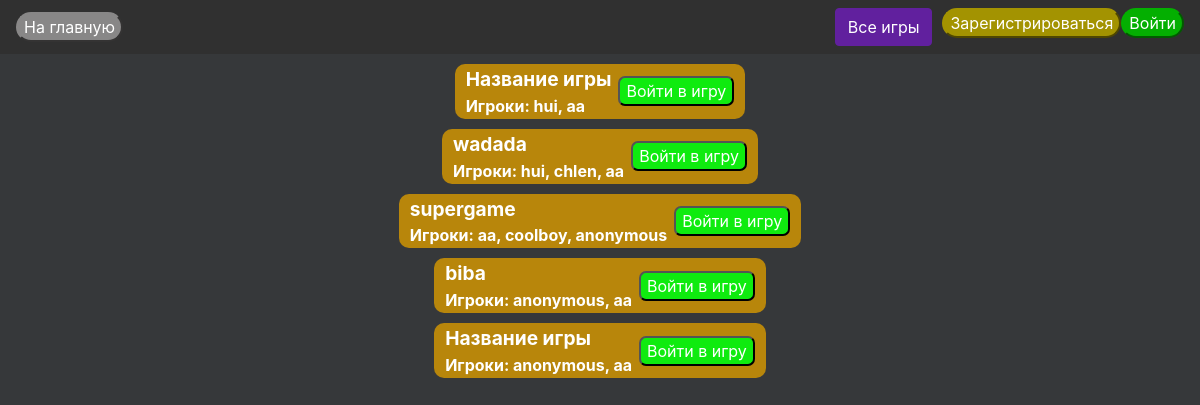
Page /home/all_games/ on the earlier database version.
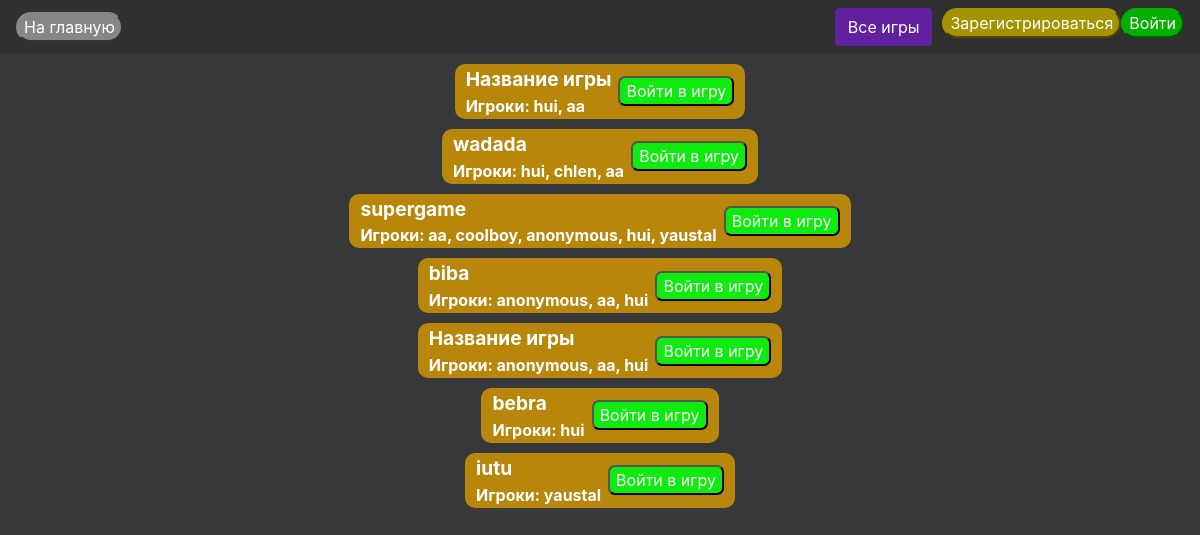
Same page on the later database version.
### zavalinka_game/models.py (models this page shows, shortened)
class ZavalinkaGame(models.Model):
    name = models.CharField(max_length=200, default="Игра бебра")
    round = models.IntegerField(default=1)
    rounds = models.IntegerField(default=0)
    status = models.IntegerField(default=True)
    PHASES = ['waiting_for_players', 'writing_definitions', 'choosing_definition', 'round_results', 'endscreen']
    phase = models.CharField(max_length=100, default=PHASES[0])
    last_ask = models.ForeignKey('ZavalinkaWord', default=1, on_delete=models.PROTECT)

### zavalinka_game/views.py (the view)
# urls.py: path('all_games/', views.AllGamesView.as_view(), name='all_games'),
class AllGamesView(TemplateView):
    def get(self, request):
        games = ZavalinkaGame.objects.exclude(phase__exact='endscreen')
        context = {"games": [(game, {"users_str": ", ".join([str(user_in_game.user.user.username) for user_in_game in game.users.all()])}) for game in games]}
        return render(request, 'zavalinka_game/all_games.html', context=context)

### zavalinka_game/templates/zavalinka_game/all_games.html (shortened to what this page needs)
{% extends 'base.html' %}
{% load static %}
{% block header %}
    <link href="{% static 'zavalinka_game/all_games.css' %}" rel="stylesheet" type="text/css">
{% endblock %}
{% block content %}
    {% for game, addit in games %}
        <div class="game-containter">
            <div class="game-container-inner">
                <table>
                    <tr>
                        <th>
                            <big>{{ game.name }}</big> <br>
                            Игроки: {{ addit.users_str }}
                        </th>
                        <th>
                            <form method='POST' action="{% url 'join_game' %}">
                                <button class='join-game-button' type='submit'> Войти в игру </button>
                            </form>
                        </th>
                    </tr>
                </table>
            </div>
        </div>
    {% endfor %}
{% endblock %}

Differences in the rows shown:
changed ZavalinkaGame "supergame": users_str "aa, coolboy, anonymous" → "aa, coolboy, anonymous, hui, yaustal"
changed ZavalinkaGame "biba": users_str "anonymous, aa" → "anonymous, aa, hui"
changed ZavalinkaGame (number 5 of 7 on the later page): users_str "anonymous, aa" → "anonymous, aa, hui"
added ZavalinkaGame: name "bebra", users_str "hui"
added ZavalinkaGame: name "iutu", users_str "yaustal"
